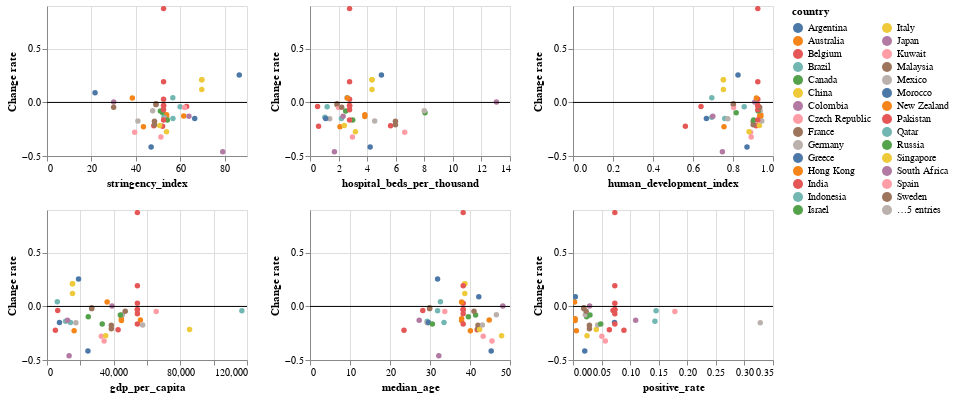

Notebook code cell kept with this figure:
### Markdown cell above
#### <center>COVID-19 factors V.S. stock market change rate of countries <center>
_*zoom in to see the details near zero point.*_

### Code cell
def plot_scatter_chart(source,factor):
    selection = alt.selection_multi(fields=['country'], bind='legend')
    
    Map=alt.Chart(multiples_1).mark_circle().encode(
        x=factor,
        y=alt.Y('change rate',title='Change rate'),
        color=alt.Color('country',legend=alt.Legend(columns=2)),
        tooltip = ['country','change rate'],
        opacity=alt.condition(selection, alt.value(1), alt.value(0.2))
    ).add_selection(selection).properties(width=200,height=150).interactive()
    line = alt.Chart(pd.DataFrame({'y': [0]})).mark_rule().encode(y='y')
    return Map+line

maps = []

for factor in enumerate(factors):
    maps.append(plot_scatter_chart(multiples_1,factor[1]))
plot = None
for row in np.array_split(np.array(maps),2):
    row_plot = row[0]
    for col in row[1:]:
        row_plot |= col
    if plot:
        plot &= row_plot
    else:
        plot = row_plot
        
plot

### Figure 1 — Vega-Lite specification as saved in the notebook (floating-point values rounded to 4 significant figures)
{"config": {"view": {"continuousWidth": 400, "continuousHeight": 300}}, "vconcat": [{"hconcat": [{"layer": [{"data": {"name": "data-ea84e91cfcc6c4abfca2d3d0c944cc3a"}, "mark": "circle", "encoding": {"color": {"type": "nominal", "field": "country", "legend": {"columns": 2}}, "opacity": {"condition": {"value": 1, "selection": "selector004"}, "value": 0.2}, "tooltip": [{"type": "nominal", "field": "country"}, {"type": "quantitative", "field": "change rate"}], "x": {"type": "quantitative", "field": "stringency_index"}, "y": {"type": "quantitative", "field": "change rate", "title": "Change rate"}}, "height": 150, "selection": {"selector004": {"type": "multi", "fields": ["country"], "bind": "legend"}, "selector005": {"type": "interval", "bind": "scales", "encodings": ["x", "y"]}}, "width": 200}, {"data": {"name": "data-06fd9f850666401b4599de5588b60692"}, "mark": "rule", "encoding": {"y": {"type": "quantitative", "field": "y"}}}]}, {"layer": [{"data": {"name": "data-ea84e91cfcc6c4abfca2d3d0c944cc3a"}, "mark": "circle", "encoding": {"color": {"type": "nominal", "field": "country", "legend": {"columns": 2}}, "opacity": {"condition": {"value": 1, "selection": "selector006"}, "value": 0.2}, "tooltip": [{"type": "nominal", "field": "country"}, {"type": "quantitative", "field": "change rate"}], "x": {"type": "quantitative", "field": "hospital_beds_per_thousand"}, "y": {"type": "quantitative", "field": "change rate", "title": "Change rate"}}, "height": 150, "selection": {"selector006": {"type": "multi", "fields": ["country"], "bind": "legend"}, "selector007": {"type": "interval", "bind": "scales", "encodings": ["x", "y"]}}, "width": 200}, {"data": {"name": "data-06fd9f850666401b4599de5588b60692"}, "mark": "rule", "encoding": {"y": {"type": "quantitative", "field": "y"}}}]}, {"layer": [{"data": {"name": "data-ea84e91cfcc6c4abfca2d3d0c944cc3a"}, "mark": "circle", "encoding": {"color": {"type": "nominal", "field": "country", "legend": {"columns": 2}}, "opacity": {"condition": {"value": 1, "selection": "selector008"}, "value": 0.2}, "tooltip": [{"type": "nominal", "field": "country"}, {"type": "quantitative", "field": "change rate"}], "x": {"type": "quantitative", "field": "human_development_index"}, "y": {"type": "quantitative", "field": "change rate", "title": "Change rate"}}, "height": 150, "selection": {"selector008": {"type": "multi", "fields": ["country"], "bind": "legend"}, "selector009": {"type": "interval", "bind": "scales", "encodings": ["x", "y"]}}, "width": 200}, {"data": {"name": "data-06fd9f850666401b4599de5588b60692"}, "mark": "rule", "encoding": {"y": {"type": "quantitative", "field": "y"}}}]}]}, {"hconcat": [{"layer": [{"data": {"name": "data-ea84e91cfcc6c4abfca2d3d0c944cc3a"}, "mark": "circle", "encoding": {"color": {"type": "nominal", "field": "country", "legend": {"columns": 2}}, "opacity": {"condition": {"value": 1, "selection": "selector010"}, "value": 0.2}, "tooltip": [{"type": "nominal", "field": "country"}, {"type": "quantitative", "field": "change rate"}], "x": {"type": "quantitative", "field": "gdp_per_capita"}, "y": {"type": "quantitative", "field": "change rate", "title": "Change rate"}}, "height": 150, "selection": {"selector010": {"type": "multi", "fields": ["country"], "bind": "legend"}, "selector011": {"type": "interval", "bind": "scales", "encodings": ["x", "y"]}}, "width": 200}, {"data": {"name": "data-06fd9f850666401b4599de5588b60692"}, "mark": "rule", "encoding": {"y": {"type": "quantitative", "field": "y"}}}]}, {"layer": [{"data": {"name": "data-ea84e91cfcc6c4abfca2d3d0c944cc3a"}, "mark": "circle", "encoding": {"color": {"type": "nominal", "field": "country", "legend": {"columns": 2}}, "opacity": {"condition": {"value": 1, "selection": "selector012"}, "value": 0.2}, "tooltip": [{"type": "nominal", "field": "country"}, {"type": "quantitative", "field": "change rate"}], "x": {"type": "quantitative", "field": "median_age"}, "y": {"type": "quantitative", "field": "change rate", "title": "Change rate"}}, "height": 150, "selection": {"selector012": {"type": "multi", "fields": ["country"], "bind": "legend"}, "selector013": {"type": "interval", "bind": "scales", "encodings": ["x", "y"]}}, "width": 200}, {"data": {"name": "data-06fd9f850666401b4599de5588b60692"}, "mark": "rule", "encoding": {"y": {"type": "quantitative", "field": "y"}}}]}, {"layer": [{"data": {"name": "data-ea84e91cfcc6c4abfca2d3d0c944cc3a"}, "mark": "circle", "encoding": {"color": {"type": "nominal", "field": "country", "legend": {"columns": 2}}, "opacity": {"condition": {"value": 1, "selection": "selector014"}, "value": 0.2}, "tooltip": [{"type": "nominal", "field": "country"}, {"type": "quantitative", "field": "change rate"}], "x": {"type": "quantitative", "field": "positive_rate"}, "y": {"type": "quantitative", "field": "change rate", "title": "Change rate"}}, "height": 150, "selection": {"selector014": {"type": "multi", "fields": ["country"], "bind": "legend"}, "selector015": {"type": "interval", "bind": "scales", "encodings": ["x", "y"]}}, "width": 200}, {"data": {"name": "data-06fd9f850666401b4599de5588b60692"}, "mark": "rule", "encoding": {"y": {"type": "quantitative", "field": "y"}}}]}]}], "$schema": "https://vega.github.io/schema/vega-lite/v4.8.1.json", "datasets": {"data-ea84e91cfcc6c4abfca2d3d0c944cc3a": [{"stringency_index": 69.65, "hospital_beds_per_thousand": 4.34, "human_development_index": 0.752, "gdp_per_capita": 15310.0, "median_age": 38.7, "positive_rate": null, "change rate": 0.1199, "country": "China"}, {"stringency_index": 69.65, "hospital_beds_per_thousand": 4.34, "human_development_index": 0.752, "gdp_per_capita": 15310.0, "median_age": 38.7, "positive_rate": null, "change rate": 0.2127, "country": "China"}, {"stringency_index": 69.65, "hospital_beds_per_thousand": 4.34, "human_development_index": 0.752, "gdp_per_capita": 15310.0, "median_age": 38.7, "positive_rate": null, "change rate": 0.2127, "country": "China"}, {"stringency_index": 56.62, "hospital_beds_per_thousand": 2.6, "human_development_index": 0.694, "gdp_per_capita": 6172.0, "median_age": 32.6, "positive_rate": 0.001397, "change rate": 0.04266, "country": "Vietnam"}, {"stringency_index": 52.05, "hospital_beds_per_thousand": 8.05, "human_development_index": 0.816, "gdp_per_capita": 24770.0, "median_age": 39.6, "positive_rate": 0.02383, "change rate": -0.09545, "country": "Russia"}, {"stringency_index": 79.1, "hospital_beds_per_thousand": 1.71, "human_development_index": 0.747, "gdp_per_capita": 13250.0, "median_age": 32.2, "positive_rate": null, "change rate": -0.4611, "country": "Colombia"}, {"stringency_index": 39.46, "hospital_beds_per_thousand": 6.63, "human_development_index": 0.888, "gdp_per_capita": 32610.0, "median_age": 43.3, "positive_rate": 0.05052, "change rate": -0.2777, "country": "Czech Republic"}, {"stringency_index": 51.25, "hospital_beds_per_thousand": 2.97, "human_development_index": 0.891, "gdp_per_capita": 34270.0, "median_age": 45.5, "positive_rate": 0.05661, "change rate": -0.3236, "country": "Spain"}, {"stringency_index": 46.86, "hospital_beds_per_thousand": 4.21, "human_development_index": 0.87, "gdp_per_capita": 24570.0, "median_age": 45.3, "positive_rate": 0.02056, "change rate": -0.4156, "country": "Greece"}, {"stringency_index": 53.77, "hospital_beds_per_thousand": 3.18, "human_development_index": 0.88, "gdp_per_capita": 35220.0, "median_age": 47.9, "positive_rate": 0.02458, "change rate": -0.2728, "country": "Italy"}, {"stringency_index": 49.04, "hospital_beds_per_thousand": 1.9, "human_development_index": 0.802, "gdp_per_capita": 26810.0, "median_age": 29.9, "positive_rate": 0.01896, "change rate": -0.02054, "country": "Malaysia"}, {"stringency_index": 52.01, "hospital_beds_per_thousand": 0.6, "human_development_index": 0.562, "gdp_per_capita": 5035.0, "median_age": 23.5, "positive_rate": 0.08914, "change rate": -0.2227, "country": "Pakistan"}, {"stringency_index": 59.92, "hospital_beds_per_thousand": 1.2, "human_development_index": 0.856, "gdp_per_capita": 116900.0, "median_age": 31.9, "positive_rate": 0.1454, "change rate": -0.04086, "country": "Qatar"}, {"stringency_index": 43.4, "hospital_beds_per_thousand": 2.1, "human_development_index": 0.755, "gdp_per_capita": 16280.0, "median_age": 40.1, "positive_rate": 0.005932, "change rate": -0.2273, "country": "Thailand"}, {"stringency_index": 53.82, "hospital_beds_per_thousand": 3.84, "human_development_index": 0.939, "gdp_per_capita": 44650.0, "median_age": 37.9, "positive_rate": 0.003768, "change rate": -0.1137, "country": "Australia"}, {"stringency_index": 53.82, "hospital_beds_per_thousand": 3.84, "human_development_index": 0.939, "gdp_per_capita": 44650.0, "median_age": 37.9, "positive_rate": 0.003768, "change rate": -0.1308, "country": "Australia"}, {"stringency_index": 48.07, "hospital_beds_per_thousand": 5.64, "human_development_index": 0.916, "gdp_per_capita": 42660.0, "median_age": 41.8, "positive_rate": 0.06366, "change rate": -0.2168, "country": "Belgium"}, {"stringency_index": 62.82, "hospital_beds_per_thousand": 0.53, "human_development_index": 0.64, "gdp_per_capita": 6427.0, "median_age": 28.2, "positive_rate": 0.07, "change rate": -0.03859, "country": "India"}, {"stringency_index": null, "hospital_beds_per_thousand": null, "human_development_index": null, "gdp_per_capita": null, "median_age": null, "positive_rate": null, "change rate": -0.9541, "country": "United Kindom"}, {"stringency_index": 56.68, "hospital_beds_per_thousand": 2.2, "human_development_index": 0.759, "gdp_per_capita": 14100.0, "median_age": 33.5, "positive_rate": null, "change rate": -0.1499, "country": "Brazil"}, {"stringency_index": 52.46, "hospital_beds_per_thousand": 2.77, "human_development_index": 0.924, "gdp_per_capita": 54230.0, "median_age": 38.3, "positive_rate": 0.0732, "change rate": -0.02909, "country": "United States"}, {"stringency_index": 61.92, "hospital_beds_per_thousand": 2.0, "human_development_index": 0.803, "gdp_per_capita": 65530.0, "median_age": 33.7, "positive_rate": 0.1783, "change rate": -0.04701, "country": "Kuwait"}, {"stringency_index": 48.36, "hospital_beds_per_thousand": 5.98, "human_development_index": 0.901, "gdp_per_capita": 38610.0, "median_age": 42.0, "positive_rate": 0.02872, "change rate": -0.2084, "country": "France"}, {"stringency_index": null, "hospital_beds_per_thousand": null, "human_development_index": null, "gdp_per_capita": null, "median_age": null, "positive_rate": null, "change rate": -0.2178, "country": "United Kiongdom"}, {"stringency_index": 47.55, "hospital_beds_per_thousand": 8.0, "human_development_index": 0.936, "gdp_per_capita": 45230.0, "median_age": 46.6, "positive_rate": 0.02161, "change rate": -0.0787, "country": "Germany"}, {"stringency_index": 52.46, "hospital_beds_per_thousand": 2.77, "human_development_index": 0.924, "gdp_per_capita": 54230.0, "median_age": 38.3, "positive_rate": 0.0732, "change rate": 0.0287, "country": "United States"}, {"stringency_index": 51.02, "hospital_beds_per_thousand": 2.5, "human_development_index": 0.926, "gdp_per_capita": 44020.0, "median_age": 41.4, "positive_rate": 0.0297, "change rate": -0.07946, "country": "Canada"}, {"stringency_index": 61.53, "hospital_beds_per_thousand": null, "human_development_index": 0.933, "gdp_per_capita": 56050.0, "median_age": 44.8, "positive_rate": null, "change rate": -0.1265, "country": "Hong Kong"}, {"stringency_index": 52.46, "hospital_beds_per_thousand": 2.77, "human_development_index": 0.924, "gdp_per_capita": 54230.0, "median_age": 38.3, "positive_rate": 0.0732, "change rate": 0.1932, "country": "United States"}, {"stringency_index": 52.66, "hospital_beds_per_thousand": 1.04, "human_development_index": 0.694, "gdp_per_capita": 11190.0, "median_age": 29.3, "positive_rate": 0.1434, "change rate": -0.1389, "country": "Indonesia"}, {"stringency_index": 63.88, "hospital_beds_per_thousand": 2.32, "human_development_index": 0.699, "gdp_per_capita": 12290.0, "median_age": 27.3, "positive_rate": 0.1097, "change rate": -0.1293, "country": "South Africa"}, {"stringency_index": 49.04, "hospital_beds_per_thousand": 1.9, "human_development_index": 0.802, "gdp_per_capita": 26810.0, "median_age": 29.9, "positive_rate": 0.01896, "change rate": -0.01317, "country": "Malaysia"}, {"stringency_index": null, "hospital_beds_per_thousand": null, "human_development_index": null, "gdp_per_capita": null, "median_age": null, "positive_rate": null, "change rate": 0.06826, "country": "Korea"}, {"stringency_index": 86.52, "hospital_beds_per_thousand": 5.0, "human_development_index": 0.825, "gdp_per_capita": 18930.0, "median_age": 31.9, "positive_rate": null, "change rate": 0.2565, "country": "Argentina"}, {"stringency_index": 53.11, "hospital_beds_per_thousand": 1.38, "human_development_index": 0.774, "gdp_per_capita": 17340.0, "median_age": 29.3, "positive_rate": 0.3277, "change rate": -0.1524, "country": "Mexico"}, {"stringency_index": 48.36, "hospital_beds_per_thousand": 5.98, "human_development_index": 0.901, "gdp_per_capita": 38610.0, "median_age": 42.0, "positive_rate": 0.02872, "change rate": -0.1761, "country": "France"}, {"stringency_index": 30.02, "hospital_beds_per_thousand": 13.05, "human_development_index": 0.909, "gdp_per_capita": 39000.0, "median_age": 48.2, "positive_rate": 0.02909, "change rate": 0.004552, "country": "Japan"}, {"stringency_index": 66.48, "hospital_beds_per_thousand": 1.1, "human_development_index": 0.667, "gdp_per_capita": 7485.0, "median_age": 29.6, "positive_rate": 0.07267, "change rate": -0.1494, "country": "Morocco"}, {"stringency_index": 52.46, "hospital_beds_per_thousand": 2.77, "human_development_index": 0.924, "gdp_per_capita": 54230.0, "median_age": 38.3, "positive_rate": 0.0732, "change rate": -0.06743, "country": "United States"}, {"stringency_index": 38.4, "hospital_beds_per_thousand": 2.61, "human_development_index": 0.917, "gdp_per_capita": 36090.0, "median_age": 37.9, "positive_rate": 0.002798, "change rate": 0.04221, "country": "New Zealand"}, {"stringency_index": 29.99, "hospital_beds_per_thousand": 2.22, "human_development_index": 0.933, "gdp_per_capita": 46950.0, "median_age": 41.0, "positive_rate": 0.02311, "change rate": -0.04596, "country": "Sweden"}, {"stringency_index": 52.46, "hospital_beds_per_thousand": 2.77, "human_development_index": 0.924, "gdp_per_capita": 54230.0, "median_age": 38.3, "positive_rate": 0.0732, "change rate": -0.03172, "country": "United States"}, {"stringency_index": 50.72, "hospital_beds_per_thousand": 2.4, "human_development_index": 0.932, "gdp_per_capita": 85540.0, "median_age": 42.4, "positive_rate": 0.04077, "change rate": -0.2147, "country": "Singapore"}, {"stringency_index": 40.92, "hospital_beds_per_thousand": 4.53, "human_development_index": 0.944, "gdp_per_capita": 57410.0, "median_age": 43.1, "positive_rate": 0.04319, "change rate": -0.174, "country": "Switzerland"}, {"stringency_index": 54.15, "hospital_beds_per_thousand": 2.99, "human_development_index": 0.903, "gdp_per_capita": 33130.0, "median_age": 30.6, "positive_rate": 0.04858, "change rate": -0.1649, "country": "Israel"}, {"stringency_index": 21.63, "hospital_beds_per_thousand": null, "human_development_index": null, "gdp_per_capita": null, "median_age": 42.2, "positive_rate": 0.004127, "change rate": 0.09091, "country": "Taiwan"}, {"stringency_index": 52.46, "hospital_beds_per_thousand": 2.77, "human_development_index": 0.924, "gdp_per_capita": 54230.0, "median_age": 38.3, "positive_rate": 0.0732, "change rate": 0.8755, "country": "United States"}, {"stringency_index": 52.46, "hospital_beds_per_thousand": 2.77, "human_development_index": 0.924, "gdp_per_capita": 54230.0, "median_age": 38.3, "positive_rate": 0.0732, "change rate": -0.1642, "country": "United States"}], "data-06fd9f850666401b4599de5588b60692": [{"y": 0}]}}
